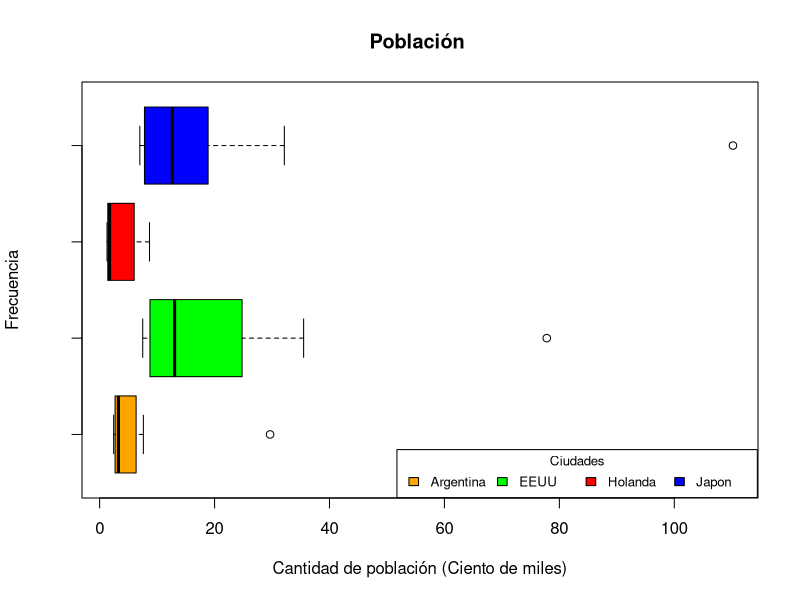

This chart was generated by the following R code:
## ---- chunk 1

## ---- chunk 2
#Creación de los vectores de datos de las ciudades
argentina <- {c(29.66, 7.61, 6.35, 4.10, 3.80, 2.75, 2.70, 2.69, 2.51, 2.44)};
EEUU <- {c(77.81, 35.50, 24.79, 20.02, 16.70, 9.39,  9.38,  8.76, 7.63, 7.50)};
holanda <- {c(8.68, 7.31, 6.02, 2.64, 1.75, 1.72, 1.51, 1.42, 1.31, 1.29)};
japon <- {c(110.21, 32.14, 18.88, 16.38, 13.37, 11.92, 10.71, 7.80, 7.70, 7.00)};
## ---- chunk 3
#Creación del Boxplot
attach(mtcars)
boxplot(argentina,EEUU,holanda,japon, main = "Población ", 
     xlab = "Cantidad de población (Ciento de miles)", ylab = "Frecuencia", horizontal= TRUE,
     col = c("orange", "green", "red", "blue") )
legend("bottomright", inset=.001, title="Ciudades",
   c("Argentina","EEUU","Holanda","Japon"), fill= c("orange", "green", "red", "blue"), horiz=TRUE, cex=0.8)

## ---- chunk 4

numTiquetes=181
capacidadPasajeros=180
porcentajeCancelacionReserva=0.02

#Forma 2
probabilidad2=(ppois(capacidadPasajeros,porcentajeCancelacionReserva*numTiquetes))*100

## ---- chunk 5

productoNoConforme=415
presentacionCocaCola=400
desviacion=5

#P(X > 415)
prob= (pnorm(productoNoConforme, presentacionCocaCola, desviacion, lower.tail = FALSE))*100

